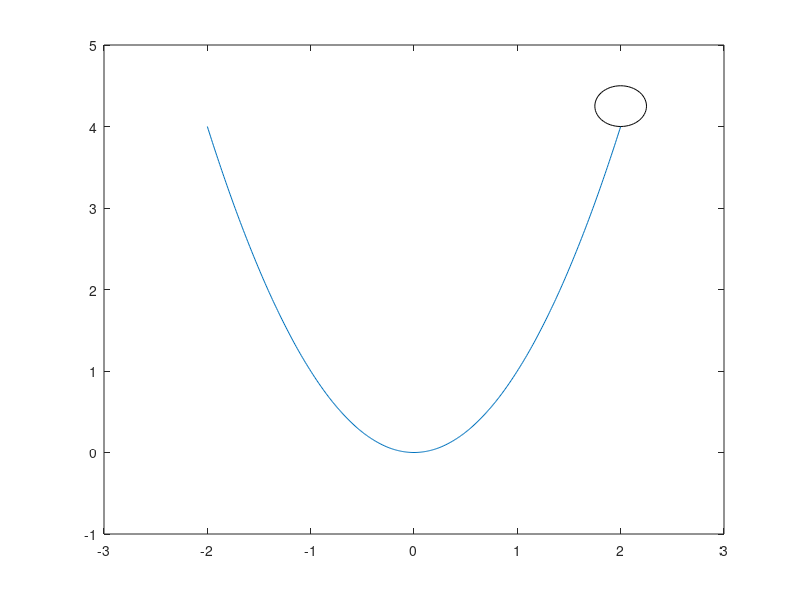

The MATLAB source for this figure:
% Steve Jaycox 2013
% Animation of a ball rolling in a parabola

step_size = 0.01;
x = -2:step_size:2;
box_size = 0.5;

V = x.^2;

fig = figure(1);

for ii = 1:length(x);
    
    plot(x, V)
    axis([-3 3 -1 5])
    
    rectangle('Position', [x(ii)-(box_size/2) V(ii) box_size box_size], 'Curvature', [1 1])
    
    test = getframe(fig);
   
end

% % Create a logical image of a circle with specified
% % diameter, center, and image size.
% % First create the image.
% imageSizeX = 640;
% imageSizeY = 480;
% [columnsInImage rowsInImage] = meshgrid(1:imageSizeX, 1:imageSizeY);
% % Next create the circle in the image.
% centerX = 320;
% centerY = 240;
% radius = 100;
% circlePixels = (rowsInImage - centerY).^2 ...
%     + (columnsInImage - centerX).^2 <= radius.^2;
% % circlePixels is a 2D "logical" array.
% % Now, display it.
% image(circlePixels) ;
% colormap([0 0 0; 1 1 1]);
% title('Binary image of a circle');
